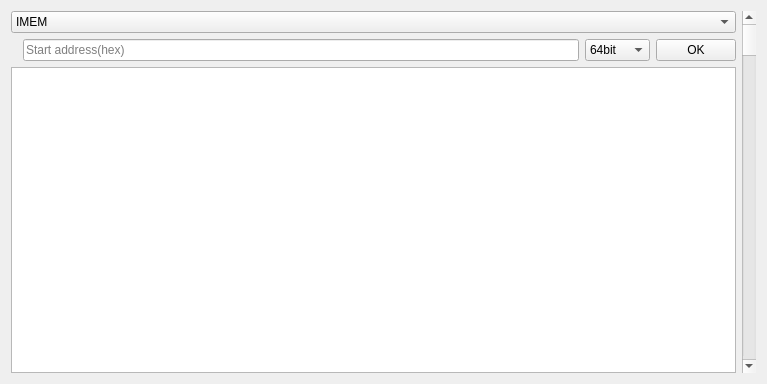
<?xml version="1.0" encoding="UTF-8"?>
<ui version="4.0">
 <class>Memory_widget</class>
 <widget class="QWidget" name="Memory_widget">
  <property name="geometry">
   <rect>
    <x>0</x>
    <y>0</y>
    <width>767</width>
    <height>384</height>
   </rect>
  </property>
  <property name="windowTitle">
   <string>Form</string>
  </property>
  <layout class="QGridLayout" name="gridLayout_2">
   <item row="0" column="0">
    <layout class="QGridLayout" name="gridLayout">
     <item row="0" column="0" colspan="5">
      <widget class="QComboBox" name="comboBox_memorymodel">
       <item>
        <property name="text">
         <string>IMEM</string>
        </property>
       </item>
       <item>
        <property name="text">
         <string>DMEM</string>
        </property>
       </item>
      </widget>
     </item>
     <item row="1" column="4">
      <widget class="QPushButton" name="pushButton_size_set">
       <property name="text">
        <string>OK</string>
       </property>
      </widget>
     </item>
     <item row="1" column="3">
      <widget class="QComboBox" name="comboBox_memorysize">
       <item>
        <property name="text">
         <string>64bit</string>
        </property>
       </item>
       <item>
        <property name="text">
         <string>256bit</string>
        </property>
       </item>
      </widget>
     </item>
     <item row="0" column="5" rowspan="7">
      <widget class="QScrollBar" name="verticalScrollBar_MEM">
       <property name="sizePolicy">
        <sizepolicy hsizetype="Fixed" vsizetype="Minimum">
         <horstretch>0</horstretch>
         <verstretch>0</verstretch>
        </sizepolicy>
       </property>
       <property name="orientation">
        <enum>Qt::Vertical</enum>
       </property>
      </widget>
     </item>
     <item row="1" column="2">
      <widget class="QLineEdit" name="lineEdit_memaddr_start">
       <property name="placeholderText">
        <string>Start address(hex)</string>
       </property>
      </widget>
     </item>
     <item row="2" column="0" rowspan="5" colspan="5">
      <widget class="QTextBrowser" name="textBrowser_MEM">
       <property name="font">
        <font>
         <family>Liberation Mono</family>
         <weight>75</weight>
         <bold>true</bold>
        </font>
       </property>
      </widget>
     </item>
    </layout>
   </item>
  </layout>
 </widget>
 <resources/>
 <connections/>
</ui>
